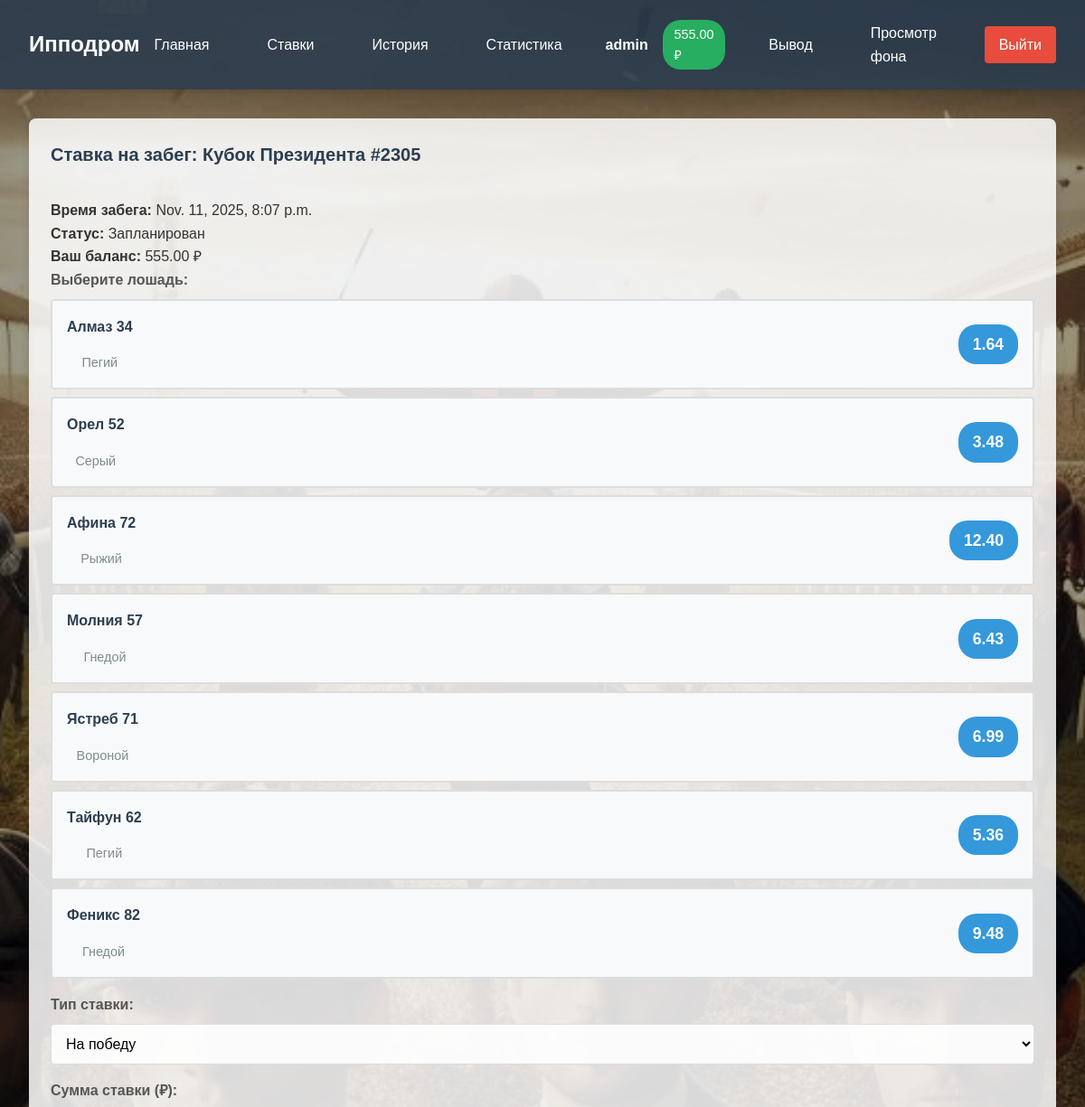
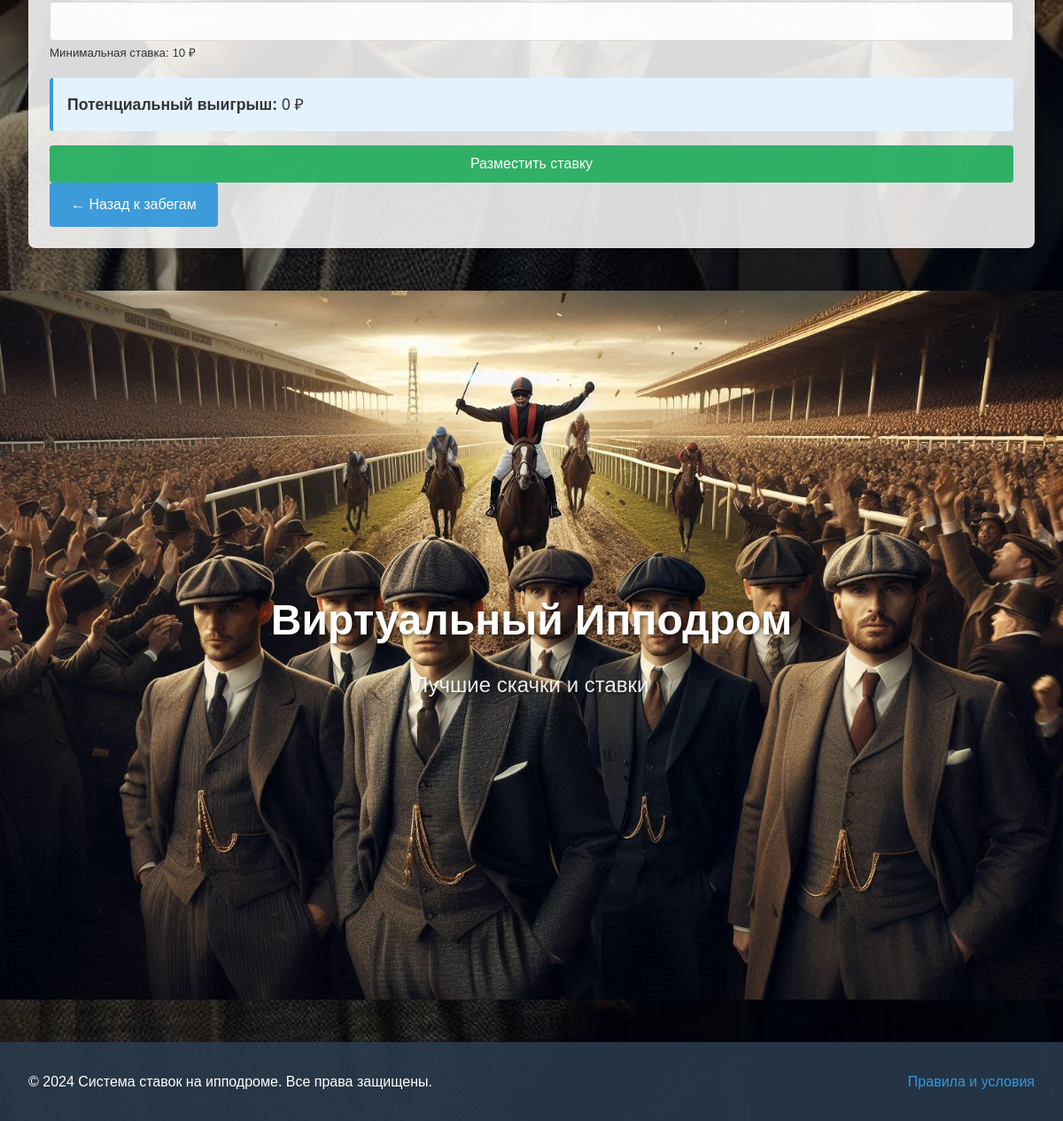
Page /place-bet/4/ (signed in) on the committed database (2 pictures, top to bottom).
### betting/models.py (models this page shows, shortened)
class UserProfile(models.Model):
    user = models.OneToOneField(User, on_delete=models.CASCADE, related_name='betting_profile')
    balance = models.DecimalField(max_digits=10, decimal_places=2, default=1000.00)
    created_at = models.DateTimeField(auto_now_add=True)
    updated_at = models.DateTimeField(auto_now=True)

class Race(models.Model):
    STATUS_CHOICES = [
        ('scheduled', 'Запланирован'),
        ('in_progress', 'В процессе'),
        ('finished', 'Завершен'),
        ('cancelled', 'Отменен'),
    ]
    name = models.CharField(max_length=200)
    start_time = models.DateTimeField()
    status = models.CharField(max_length=20, choices=STATUS_CHOICES, default='scheduled')
    created_at = models.DateTimeField(auto_now_add=True)
    winner = models.ForeignKey('Horse', on_delete=models.SET_NULL, null=True, blank=True, related_name='won_races')
    def get_status_display(self):
        return dict(self.STATUS_CHOICES).get(self.status, self.status)

class Horse(models.Model):
    race = models.ForeignKey(Race, on_delete=models.CASCADE, related_name='horses')
    name = models.CharField(max_length=100)
    odds = models.DecimalField(max_digits=5, decimal_places=2, default=2.0)
    color = models.CharField(max_length=50, blank=True)
    jockey = models.CharField(max_length=100, blank=True)

### betting/views.py (the view, shortened to what this page needs)
# urls.py: path('place-bet/<int:race_id>/', views.place_bet_race, name='place_bet_race'),
@login_required
def place_bet_race(request, race_id):
    race = get_object_or_404(Race, id=race_id)
    horses = Horse.objects.filter(race=race)
    user_profile = request.user.betting_profile
    context = {
        'race': race,
        'horses': horses,
        'user_profile': user_profile
    }
    return render(request, 'betting/place_bet_race.html', context)

### betting/templates/betting/place_bet_race.html (shortened to what this page needs)
{% extends 'betting/base.html' %}
{% block content %}
<div class="card">
    <div class="card-header">
        <h1 class="card-title">Ставка на забег: {{ race.name }}</h1>
    </div>
    <div class="race-info">
        <p><strong>Время забега:</strong> {{ race.start_time }}</p>
        <p><strong>Статус:</strong> {{ race.get_status_display }}</p>
        <p><strong>Ваш баланс:</strong> <span class="user-balance">{{ user_profile.balance }} ₽</span></p>
    </div>
    <form method="post" class="bet-form" data-race-id="{{ race.id }}">
        <div class="form-group">
            <label class="form-label">Выберите лошадь:</label>
            <div class="horse-selection">
                {% for horse in horses %}
                <div class="horse-option">
                    <label for="horse_{{ horse.id }}" class="horse-item">
                        <div class="horse-info">
                            <span class="horse-name">{{ horse.name }}</span>
                            <span class="horse-color">{{ horse.color }}</span>
                        </div>
                        <div class="horse-odds">{{ horse.odds }}</div>
                    </label>
                </div>
                {% endfor %}
            </div>
        </div>
        <div class="form-group">
            <label for="bet_type" class="form-label">Тип ставки:</label>
            <select name="bet_type" id="bet_type" class="form-control">
                <option value="win">На победу</option>
            </select>
        </div>
        <div class="form-group">
            <label for="amount" class="form-label">Сумма ставки (₽):</label>
            <input type="number" name="amount" id="amount" class="form-control"
                   min="10" max="{{ user_profile.balance }}" step="0.01" required>
            <small>Минимальная ставка: 10 ₽</small>
        </div>
        <div class="bet-summary">
            <p><strong>Потенциальный выигрыш:</strong> <span class="potential-win">0 ₽</span></p>
        </div>
        <button type="submit" class="btn btn-success btn-block">Разместить ставку</button>
    </form>
    <div class="back-link">
        <a href="{% url 'betting:place_bet' %}" class="btn btn-primary">← Назад к забегам</a>
    </div>
</div>
{% endblock %}

### betting/templates/betting/base.html (shortened to what this page needs)
<!DOCTYPE html>
<html lang="ru">
<head>
    {% load static %}
    <link rel="stylesheet" href="{% static 'betting/css/style.css' %}">
</head>
<body>
    <nav class="navbar">
        <div class="nav-container">
            <div class="nav-logo">
                <a href="{% url 'betting:home' %}">Ипподром</a>
            </div>
            <div class="nav-menu">
                <a href="{% url 'betting:home' %}" class="nav-link">Главная</a>
                <a href="{% url 'betting:place_bet' %}" class="nav-link">Ставки</a>
                {% if user.is_authenticated %}
                    <a href="{% url 'betting:bet_history' %}" class="nav-link">История</a>
                    <a href="{% url 'betting:user_stats' %}" class="nav-link">Статистика</a>
                    <div class="user-info">
                        <a href="{% url 'betting:transaction_history' %}" class="username">{{ user.username }}</a>
                        <a href="{% url 'betting:deposit' %}" class="balance">{{ user.betting_profile.balance }} ₽</a>
                    </div>
                    <a href="{% url 'betting:withdraw' %}" class="nav-link">Вывод</a>
                    <a href="#image-showcase" class="nav-link">Просмотр фона</a>
                    <a href="{% url 'betting:logout' %}" class="nav-link logout">Выйти</a>
                {% else %}
                    <a href="{% url 'betting:login' %}" class="nav-link">Войти</a>
                    <a href="{% url 'betting:register' %}" class="nav-link register">Регистрация</a>
                {% endif %}
            </div>
        </div>
    </nav>
    <main class="main-content">
        {% block content %}
        {% endblock %}
    </main>
    <section id="image-showcase" class="full-image-showcase">
        <div class="showcase-content">
            <h1 class="showcase-title">Виртуальный Ипподром</h1>
            <p class="showcase-subtitle">Лучшие скачки и ставки</p>
        </div>
    </section>
    <footer class="footer">
        <div class="footer-container">
            <p>&copy; 2024 Система ставок на ипподроме. Все права защищены.</p>
            <a href="{% url 'betting:terms' %}">Правила и условия</a>
        </div>
    </footer>
</body>
</html>

### betting/static/betting/css/style.css (style rules this page uses)
* { margin: 0; padding: 0; box-sizing: border-box; }
body { font-family: 'Arial', sans-serif; line-height: 1.6; color: #333; background: none; margin: 0; padding: 0; }
body { background: url('../images/backgrounds/background1.jpg') no-repeat center center fixed; background-size: cover; min-height: 100vh; }
body::before { content: ''; position: fixed; top: 0; left: 0; right: 0; bottom: 0; background: rgba(0, 0, 0, 0.4); z-index: -1; }
.main-content { background: none; min-height: calc(100vh - 140px); position: relative; max-width: 1200px; margin: 2rem auto; padding: 0 2rem; }
.navbar { background: rgba(44, 62, 80, 0.85); color: white; padding: 1rem 0; box-shadow: 0 2px 5px rgba(0,0,0,0.1); }
.nav-container { max-width: 1200px; margin: 0 auto; display: flex; justify-content: space-between; align-items: center; padding: 0 2rem; }
.nav-logo a { font-size: 1.5rem; font-weight: bold; color: white; text-decoration: none; }
.nav-menu { display: flex; align-items: center; gap: 2rem; }
.nav-link { color: white; text-decoration: none; padding: 0.5rem 1rem; border-radius: 4px; transition: background 0.3s; }
.user-info { display: flex; gap: 1rem; align-items: center; }
.username { font-weight: bold; }
.balance { background: #27ae60; padding: 0.3rem 0.8rem; border-radius: 20px; font-size: 0.9rem; }
.logout { background: #e74c3c; }
.card { background: rgba(255, 255, 255, 0.85); border-radius: 8px; padding: 1.5rem; margin-bottom: 1.5rem; box-shadow: 0 2px 10px rgba(0,0,0,0.1); }
.card-header { border-bottom: 1px solid #eee; padding-bottom: 1rem; margin-bottom: 1rem; }
.card-title { font-size: 1.25rem; font-weight: bold; color: #2c3e50; }
.form-group { margin-bottom: 1rem; }
.form-label { display: block; margin-bottom: 0.5rem; font-weight: bold; color: #555; }
.form-control { width: 100%; padding: 0.75rem; border: 1px solid #ddd; border-radius: 4px; font-size: 1rem; background: rgba(255, 255, 255, 0.9); }
.btn { display: inline-block; padding: 0.75rem 1.5rem; border: none; border-radius: 4px; cursor: pointer; text-decoration: none; text-align: center; font-size: 1rem; transition: background 0.3s; opacity: 0.95; }
.btn-primary { background: #3498db; color: white; }
.btn-success { background: #27ae60; color: white; }
.btn-block { display: block; width: 100%; }
.horse-item { display: flex; justify-content: space-between; align-items: center; padding: 1rem; background: #f8f9fa; border-radius: 4px; border-left: 4px solid #3498db; }
.horse-info { display: flex; align-items: center; gap: 1rem; }
.horse-name { font-weight: bold; }
.horse-color { color: #7f8c8d; font-size: 0.9rem; }
.horse-odds { background: #3498db; color: white; padding: 0.3rem 0.8rem; border-radius: 20px; font-weight: bold; }
.footer { background: rgba(44, 62, 80, 0.85); color: white; padding: 2rem 0; margin-top: 3rem; }
.footer-container { max-width: 1200px; margin: 0 auto; padding: 0 2rem; display: flex; justify-content: space-between; align-items: center; }
.footer a { color: #3498db; text-decoration: none; }
.horse-selection { display: grid; gap: 0.5rem; }
.horse-item { display: flex; justify-content: space-between; align-items: center; padding: 1rem; background: #f8f9fa; border: 2px solid #ddd; border-radius: 4px; cursor: pointer; transition: all 0.3s; }
.horse-info { display: flex; flex-direction: column; }
.horse-name { font-weight: bold; color: #2c3e50; }
.horse-odds { background: #3498db; color: white; padding: 0.5rem 1rem; border-radius: 20px; font-weight: bold; font-size: 1.1rem; }
.bet-summary { background: #e3f2fd; padding: 1rem; border-radius: 4px; margin: 1rem 0; border-left: 4px solid #3498db; }
.bet-summary p { margin: 0; font-size: 1.1rem; }
.user-info .username { color: white; text-decoration: none; font-weight: bold; }
.user-info .balance { background: #27ae60; padding: 0.3rem 0.8rem; border-radius: 20px; font-size: 0.9rem; color: white; text-decoration: none; }
.full-image-showcase { background: url('../images/backgrounds/background1.jpg') no-repeat center center; background-size: cover; height: 100vh; position: relative; margin-top: 3rem; }
.full-image-showcase::before { display: none; }
.showcase-content { position: absolute; top: 50%; left: 50%; transform: translate(-50%, -50%); text-align: center; color: white; text-shadow: 2px 2px 4px rgba(0,0,0,0.5); }
.showcase-title { font-size: 3rem; font-weight: bold; margin-bottom: 1rem; }
.showcase-subtitle { font-size: 1.5rem; opacity: 0.9; }

### rows in the picture
Race: name "Кубок Президента #2305", start_time "Nov. 11, 2025, 8:07 p.m.", status "Запланирован"
UserProfile: balance "555.00"
Horse: name "Алмаз 34", color "Пегий", odds "1.64"
Horse: name "Орел 52", color "Серый", odds "3.48"
Horse: name "Афина 72", color "Рыжий", odds "12.40"
Horse: name "Молния 57", color "Гнедой", odds "6.43"
Horse: name "Ястреб 71", color "Вороной", odds "6.99"
Horse: name "Тайфун 62", color "Пегий", odds "5.36"
Horse: name "Феникс 82", color "Гнедой", odds "9.48"

### other values in the picture
{{ user.username }} "admin"
{{ user.betting_profile.balance }} "555.00"
